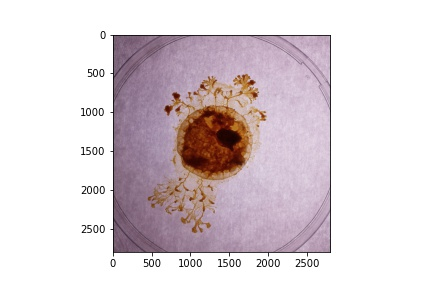
#> input picture images-originals/sharpenplt.jpg, 432 x 288 px, given in place of the camera
$ jupyter execute --allow-errors Colorspace_for_bnwmixer.ipynb   (text cells are left out)
#> lines starting #> are read from the running program, lines starting #| are printed output that depends on the picture; after the words box and inside, x2 and y2 are one past the last pixel; in counts of white or black regions, pixels touching at a corner belong together
[cell 1]
import cv2
import matplotlib.pyplot as plt
import numpy as np

[cell 2]
img = cv2.imread('./images-originals/tl10-168.jpg')
#> (the rest of this cell did not finish here and is left out)

[cell 3]
#resize for quicker processing
dim = (224, 224)
#> (the rest of this cell did not finish here and is left out)

[cell 4]
from mpl_toolkits.mplot3d import Axes3D
from matplotlib import cm
from matplotlib import colors

#> (a cell that did not finish here is left out)

#> (a cell that did not finish here is left out)

#> (a cell that did not finish here is left out)

#> (a cell that did not finish here is left out)

#> (a cell that did not finish here is left out)

[cell 10]
import colorsys
rgb_col = (166, 112, 65)
#rgb_col = (166/255, 112/255, 65/255)
hsv_col = colorsys.rgb_to_hsv(0.2, 0.4, 0.3)
print(hsv_col)
l_square = np.full((10, 10, 3), rgb_col, dtype=np.uint8) *255
d_square = np.full((10, 10, 3), hsv_col, dtype=np.uint8)
plt.subplot(1, 2, 1)
#> (the rest of this cell did not finish here and is left out)

[cell 11]
from matplotlib.colors import hsv_to_rgb
light_blob = (0, 0, 0)#(24, 26, 78) #9e672f
dark_blob = (100, 90, 255)

[cell 12]
lb_square = np.full((10, 10, 3), light_blob, dtype=np.uint8) / 255
db_square = np.full((10, 10, 3), dark_blob, dtype=np.uint8) / 255
plt.subplot(1, 2, 1)
plt.imshow(hsv_to_rgb(db_square))
plt.subplot(1, 2, 2)
plt.imshow(hsv_to_rgb(lb_square))
plt.show()
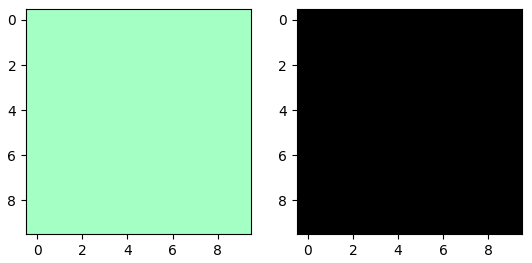
#> figure drawn by matplotlib, 2 panels

#> (a cell that did not finish here is left out)

[cell 14]
import cv2
import numpy as np

def nothing(x):
    pass

# Open the camera
cap = cv2.VideoCapture(0)

# Create a window
cv2.namedWindow('image')

# create trackbars for color change
cv2.createTrackbar('lowH','image',0,179,nothing)
#> slider 'lowH' is set to 35
cv2.createTrackbar('highH','image',179,179,nothing)

cv2.createTrackbar('lowS','image',0,255,nothing)
#> slider 'lowS' is set to 51
cv2.createTrackbar('highS','image',255,255,nothing)

cv2.createTrackbar('lowV','image',0,255,nothing)
#> slider 'lowV' is set to 51
cv2.createTrackbar('highV','image',255,255,nothing)

while(True):
    ret, frame = cap.read()
#> frame is the input picture: shape (288, 432, 3); mean B, G, R 215.4, 211, 221.4

    # get current positions of the trackbars
    ilowH = cv2.getTrackbarPos('lowH', 'image')
    ihighH = cv2.getTrackbarPos('highH', 'image')
    ilowS = cv2.getTrackbarPos('lowS', 'image')
    ihighS = cv2.getTrackbarPos('highS', 'image')
    ilowV = cv2.getTrackbarPos('lowV', 'image')
    ihighV = cv2.getTrackbarPos('highV', 'image')

    # convert color to hsv because it is easy to track colors in this color model
    hsv = cv2.cvtColor(frame, cv2.COLOR_BGR2HSV)
#> hsv: shape (288, 432, 3); mean H, S, V 49.1, 21.6, 221.6
    lower_hsv = np.array([ilowH, ilowS, ilowV])
    higher_hsv = np.array([ihighH, ihighS, ihighV])
    # Apply the cv2.inrange method to create a mask
    mask = cv2.inRange(hsv, lower_hsv, higher_hsv)
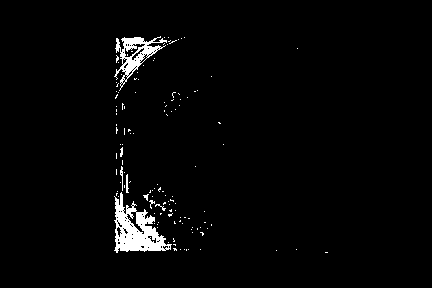
#> mask: shape (288, 432); 2.4% white; 127 white regions (119 under 20 px), largest, box (x1, y1, x2, y2) and area: (114, 192, 172, 253) 1633, (114, 36, 167, 91) 873, (126, 174, 129, 193) 39
    # Apply the mask on the image to extract the original color
    frame = cv2.bitwise_and(frame, frame, mask=mask)
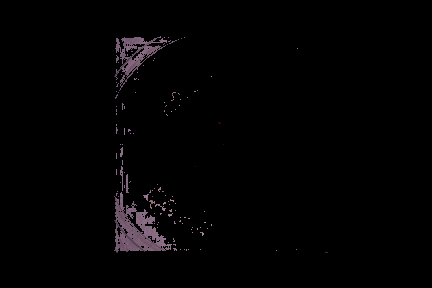
#> frame: shape (288, 432, 3); mean B, G, R 2.8, 2.3, 2.9
    cv2.imshow('image', frame)
    # Press q to exit
    if cv2.waitKey(1) & 0xFF == ord('q'):
#> (key q is pressed here)
        break

cap.release()
cv2.destroyAllWindows()

[cell 15]
import cv2
import numpy as np

def nothing(x):
    pass

# use img instead of cam
m_img = img

# Create a window
cv2.namedWindow('image')

# create trackbars for color change
cv2.createTrackbar('lowH','image',0,179,nothing)
#> slider 'lowH' is set to 35
cv2.createTrackbar('highH','image',179,179,nothing)

cv2.createTrackbar('lowS','image',0,255,nothing)
#> slider 'lowS' is set to 51
cv2.createTrackbar('highS','image',255,255,nothing)

cv2.createTrackbar('lowV','image',0,255,nothing)
#> slider 'lowV' is set to 51
